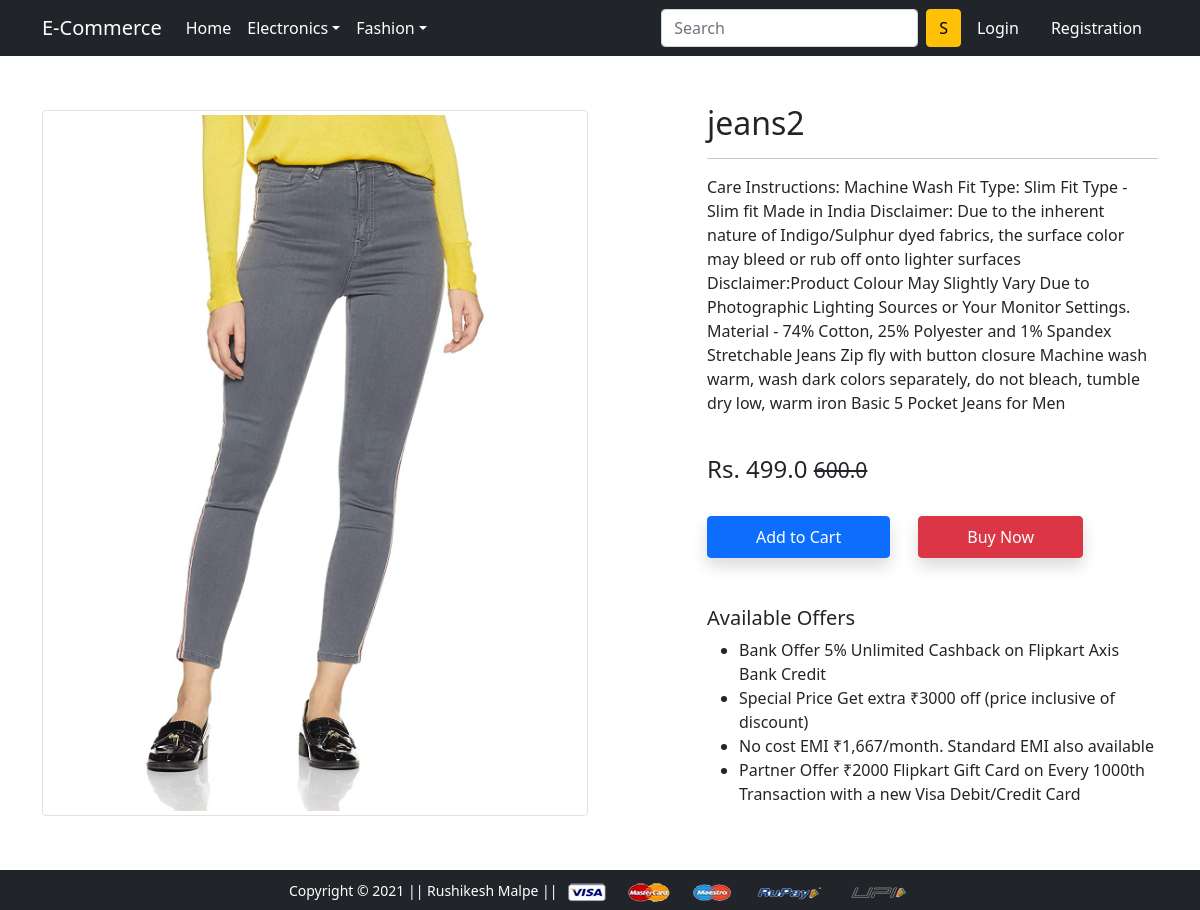
/product-detail/2/, run on the app's committed database.
### app/models.py (models this page shows, shortened)
class Product(models.Model):
 title = models.CharField(max_length=100)
 selling_price = models.FloatField()
 discounted_price = models.FloatField()
 description = models.TextField()
 brand = models.CharField(max_length=100)
 category = models.CharField( choices=CATEGORY_CHOICES, max_length=2)
 product_image = models.ImageField(upload_to='productimg')

### app/views.py (the view)
# urls.py: path('product-detail/<int:pk>/', views.ProductDetailView.as_view(), name='product-detail'),
class ProductDetailView(View):
	def get(self, request, pk):
		totalitem = 0
		product = Product.objects.get(pk=pk)
		print(product.id)
		item_already_in_cart=False
		if request.user.is_authenticated:
			totalitem = len(Cart.objects.filter(user=request.user))
			item_already_in_cart = Cart.objects.filter(Q(product=product.id) & Q(user=request.user)).exists()
		return render(request, 'app/productdetail.html', {'product':product, 'item_already_in_cart':item_already_in_cart, 'totalitem':totalitem})

### app/templates/app/productdetail.html (shortened to what this page needs)
{% extends 'app/base.html' %}
{% load static %}
{% block main-content %}
<div class="container my-5">
 <div class="row">
  <div class="col-sm-6 text-center align-self-center">
   <img src="{{product.product_image.url}}" alt="" class="img-fluid img-thumbnail">
  </div>
  <div class="col-sm-5 offset-sm-1">
   <h2>{{product.title}}</h2>
   <hr>
   <p>{{product.description}}</p> <br>
   <h4>Rs. {{product.discounted_price}} <small class="fw-light text-decoration-line-through">{{product.selling_price}}</small></h4> <br>
   {% if not request.user.is_authenticated %}
     <form action="/add-to-cart" class="d-inline">
      <button type="submit" class="btn btn-primary shadow px-5 py-2">Add to Cart</button>
     </form>
   {% endif %}
   <a href="{% url 'checkout' %}" class="btn btn-danger shadow px-5 py-2 ms-4">Buy Now</a>
   <h5 class="mt-5">Available Offers</h5>
   <ul>
    <li>Bank Offer 5% Unlimited Cashback on Flipkart Axis Bank Credit</li>
    <li>Special Price Get extra ₹3000 off (price inclusive of discount)</li>
    <li>No cost EMI ₹1,667/month. Standard EMI also available</li>
    <li>Partner Offer ₹2000 Flipkart Gift Card on Every 1000th Transaction with a new Visa Debit/Credit Card</li>
   </ul>
  </div>
 </div>
</div>
{% endblock main-content %}

### data on the page
Product: product_image (picture), title "jeans2", description "Care Instructions: Machine Wash Fit Type: Slim Fit Type - Slim fit Made in India Disclaimer: Due to the inherent nature of Indigo/Sulphur dyed fabrics, the surface color may bleed or rub off onto lighter surfaces Disclaimer:Product Colour May Slightly Vary Due to Photographic Lighting Sources or Your Monitor Settings. Material - 74% Cotton, 25% Polyester and 1% Spandex Stretchable Jeans Zip fly with button closure Machine wash warm, wash dark colors separately, do not bleach, tumble dry low, warm iron Basic 5 Pocket Jeans for Men", discounted_price "499.0", selling_price "600.0"
